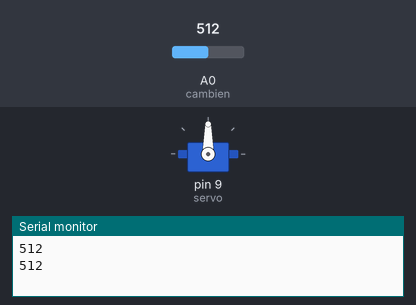
Bench run of a sketch on a simulated Arduino Uno, built with avr-gcc and run on an emulated ATmega328P. On the bench: servo, the last lines printed to the serial monitor. The inputs (shaded band) are chosen by the test bench; at power-on: A0 (cambien) = 512.

Above: at 1.8 s.
1.9 s: A0 (cambien) set to 689
3.4 s: A0 (cambien) set to 710
At 4.7 s:
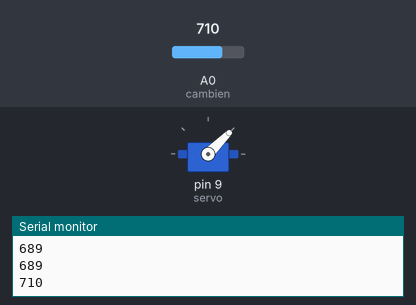
At 5.4 s:
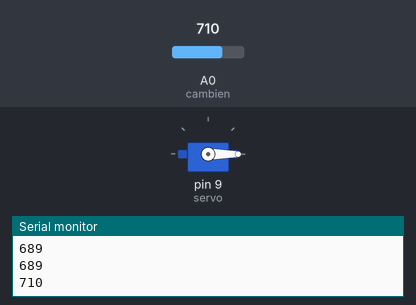
9.5 s: A0 (cambien) set to 716
Timing chart, 0 to 14.6 s (numbered marks = the images above; inputs shaded):
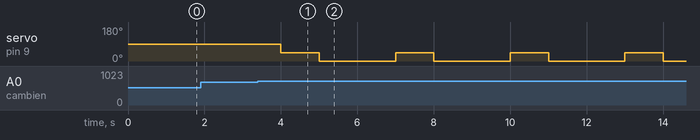

The sketch:

gas.ino
```cpp
// Khii gas
#include <Servo.h>

const int cambien = A0;

Servo servo;
int pos, val;

void setup() {
  servo.attach(9, 500, 2500);
  pinMode(cambien, INPUT);
  Serial.begin(9600);
}

void loop() {
  val = analogRead(cambien);
  Serial.println(val);

  if(val > 700){
    int angle = 45;
    servo.write(angle);
    delay(1000);
    servo.write(0);
    delay(1000);
  }
  // else{
  //   int angle = 90;
  //   servo.write(angle);
  //   delay(1000);
  //   servo.write(0);
  //   delay(1000);
  // }
  delay(1000);
}
```

Measured:
- the behaviour switches between 700 and 701 on A0 (cambien) (found by bisection; images 0 and 1)
- after the input at 3.4 s, servo on pin 9 (servo): alternates 45° for 1.0 s and 0° for 2.0 s, starting after 0.60 s
